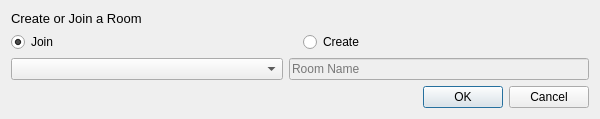
<?xml version="1.0" encoding="UTF-8"?>
<ui version="4.0">
 <class>Dialog</class>
 <widget class="QDialog" name="Dialog">
  <property name="geometry">
   <rect>
    <x>0</x>
    <y>0</y>
    <width>600</width>
    <height>116</height>
   </rect>
  </property>
  <property name="minimumSize">
   <size>
    <width>600</width>
    <height>0</height>
   </size>
  </property>
  <property name="maximumSize">
   <size>
    <width>600</width>
    <height>16777215</height>
   </size>
  </property>
  <property name="windowTitle">
   <string>Room Choice</string>
  </property>
  <layout class="QVBoxLayout" name="verticalLayout">
   <item>
    <widget class="QLabel" name="label">
     <property name="font">
      <font>
       <pointsize>10</pointsize>
      </font>
     </property>
     <property name="text">
      <string>Create or Join a Room</string>
     </property>
    </widget>
   </item>
   <item>
    <layout class="QHBoxLayout" name="horizontalLayout">
     <item>
      <widget class="QRadioButton" name="radioButton">
       <property name="text">
        <string>Join</string>
       </property>
       <property name="checked">
        <bool>true</bool>
       </property>
      </widget>
     </item>
     <item>
      <widget class="QRadioButton" name="radioButton_2">
       <property name="text">
        <string>Create</string>
       </property>
      </widget>
     </item>
    </layout>
   </item>
   <item>
    <layout class="QHBoxLayout" name="horizontalLayout_2">
     <item>
      <widget class="QComboBox" name="RoomsToJoin"/>
     </item>
     <item>
      <widget class="QLineEdit" name="lineEdit">
       <property name="enabled">
        <bool>false</bool>
       </property>
       <property name="maximumSize">
        <size>
         <width>300</width>
         <height>16777215</height>
        </size>
       </property>
       <property name="placeholderText">
        <string>Room Name</string>
       </property>
      </widget>
     </item>
    </layout>
   </item>
   <item>
    <widget class="QDialogButtonBox" name="buttonBox">
     <property name="orientation">
      <enum>Qt::Horizontal</enum>
     </property>
     <property name="standardButtons">
      <set>QDialogButtonBox::Cancel|QDialogButtonBox::Ok</set>
     </property>
    </widget>
   </item>
  </layout>
 </widget>
 <resources/>
 <connections>
  <connection>
   <sender>buttonBox</sender>
   <signal>accepted()</signal>
   <receiver>Dialog</receiver>
   <slot>accept()</slot>
   <hints>
    <hint type="sourcelabel">
     <x>227</x>
     <y>98</y>
    </hint>
    <hint type="destinationlabel">
     <x>157</x>
     <y>115</y>
    </hint>
   </hints>
  </connection>
  <connection>
   <sender>buttonBox</sender>
   <signal>rejected()</signal>
   <receiver>Dialog</receiver>
   <slot>reject()</slot>
   <hints>
    <hint type="sourcelabel">
     <x>295</x>
     <y>104</y>
    </hint>
    <hint type="destinationlabel">
     <x>286</x>
     <y>115</y>
    </hint>
   </hints>
  </connection>
  <connection>
   <sender>radioButton_2</sender>
   <signal>toggled(bool)</signal>
   <receiver>lineEdit</receiver>
   <slot>setEnabled(bool)</slot>
   <hints>
    <hint type="sourcelabel">
     <x>282</x>
     <y>39</y>
    </hint>
    <hint type="destinationlabel">
     <x>264</x>
     <y>59</y>
    </hint>
   </hints>
  </connection>
  <connection>
   <sender>radioButton</sender>
   <signal>toggled(bool)</signal>
   <receiver>RoomsToJoin</receiver>
   <slot>setEnabled(bool)</slot>
   <hints>
    <hint type="sourcelabel">
     <x>84</x>
     <y>43</y>
    </hint>
    <hint type="destinationlabel">
     <x>100</x>
     <y>66</y>
    </hint>
   </hints>
  </connection>
 </connections>
</ui>
